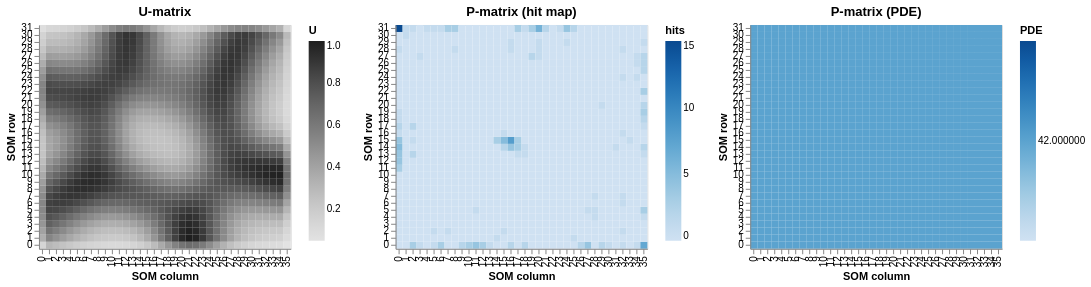

The cell this chart's notebook holds for it:
### Markdown cell above
## 2  P-matrix (density)

- **Hit map** (`pareto_fraction=None`): each sample contributes 1 to its nearest neuron
- **PDE** (`pareto_fraction=0.2013`): Pareto Density Estimation with per-node hypersphere radius

### Code cell
u = som.u_matrix()
p_hit = compute_pmatrix(som.weights, data_z, pareto_fraction=None)
p_pde = compute_pmatrix(som.weights, data_z, pareto_fraction=0.2013)

print(f"U-matrix : {u.shape},  range [{u.min():.3f}, {u.max():.3f}]")
print(f"P hit    : sum={int(p_hit.sum())} (= n_samples), max hits={int(p_hit.max())}")
print(f"P PDE    : min={p_pde.min():.1f}, max={p_pde.max():.1f}")

alt.hconcat(
    plot_grid_heatmap(u, "U-matrix", scheme="greys", value_name="U"),
    plot_grid_heatmap(p_hit, "P-matrix (hit map)", scheme="blues", value_name="hits"),
    plot_grid_heatmap(p_pde, "P-matrix (PDE)", scheme="blues", value_name="PDE"),
).resolve_scale(color="independent")

### Figure 1 — Vega-Lite specification as saved in the notebook (floating-point values rounded to 4 significant figures; data arrays with more than 128 entries replaced by an {"elided": "..."} marker saying what was removed)
{"config": {"view": {"continuousWidth": 300, "continuousHeight": 300}}, "hconcat": [{"data": {"name": "data-b934f6f40307d1374f27944cbf45b1e8"}, "mark": {"type": "rect"}, "encoding": {"color": {"field": "U", "legend": {"title": "U"}, "scale": {"scheme": "greys"}, "type": "quantitative"}, "tooltip": [{"field": "col", "type": "quantitative"}, {"field": "row", "type": "quantitative"}, {"field": "U", "format": ".4f", "type": "quantitative"}], "x": {"field": "col", "sort": null, "title": "SOM column", "type": "ordinal"}, "y": {"field": "row", "sort": "descending", "title": "SOM row", "type": "ordinal"}}, "height": {"step": 7.0}, "title": "U-matrix", "width": {"step": 7.0}}, {"data": {"name": "data-d5ea24b52a52a802fa86436f492c7d77"}, "mark": {"type": "rect"}, "encoding": {"color": {"field": "hits", "legend": {"title": "hits"}, "scale": {"scheme": "blues"}, "type": "quantitative"}, "tooltip": [{"field": "col", "type": "quantitative"}, {"field": "row", "type": "quantitative"}, {"field": "hits", "format": ".4f", "type": "quantitative"}], "x": {"field": "col", "sort": null, "title": "SOM column", "type": "ordinal"}, "y": {"field": "row", "sort": "descending", "title": "SOM row", "type": "ordinal"}}, "height": {"step": 7.0}, "title": "P-matrix (hit map)", "width": {"step": 7.0}}, {"data": {"name": "data-2de85cb0c73db70eee5dcea62db8f1ba"}, "mark": {"type": "rect"}, "encoding": {"color": {"field": "PDE", "legend": {"title": "PDE"}, "scale": {"scheme": "blues"}, "type": "quantitative"}, "tooltip": [{"field": "col", "type": "quantitative"}, {"field": "row", "type": "quantitative"}, {"field": "PDE", "format": ".4f", "type": "quantitative"}], "x": {"field": "col", "sort": null, "title": "SOM column", "type": "ordinal"}, "y": {"field": "row", "sort": "descending", "title": "SOM row", "type": "ordinal"}}, "height": {"step": 7.0}, "title": "P-matrix (PDE)", "width": {"step": 7.0}}], "resolve": {"scale": {"color": "independent"}}, "$schema": "https://vega.github.io/schema/vega-lite/v6.4.1.json", "datasets": {"data-b934f6f40307d1374f27944cbf45b1e8": {"elided": "1152 records"}, "data-d5ea24b52a52a802fa86436f492c7d77": {"elided": "1152 records"}, "data-2de85cb0c73db70eee5dcea62db8f1ba": {"elided": "1152 records"}}}
